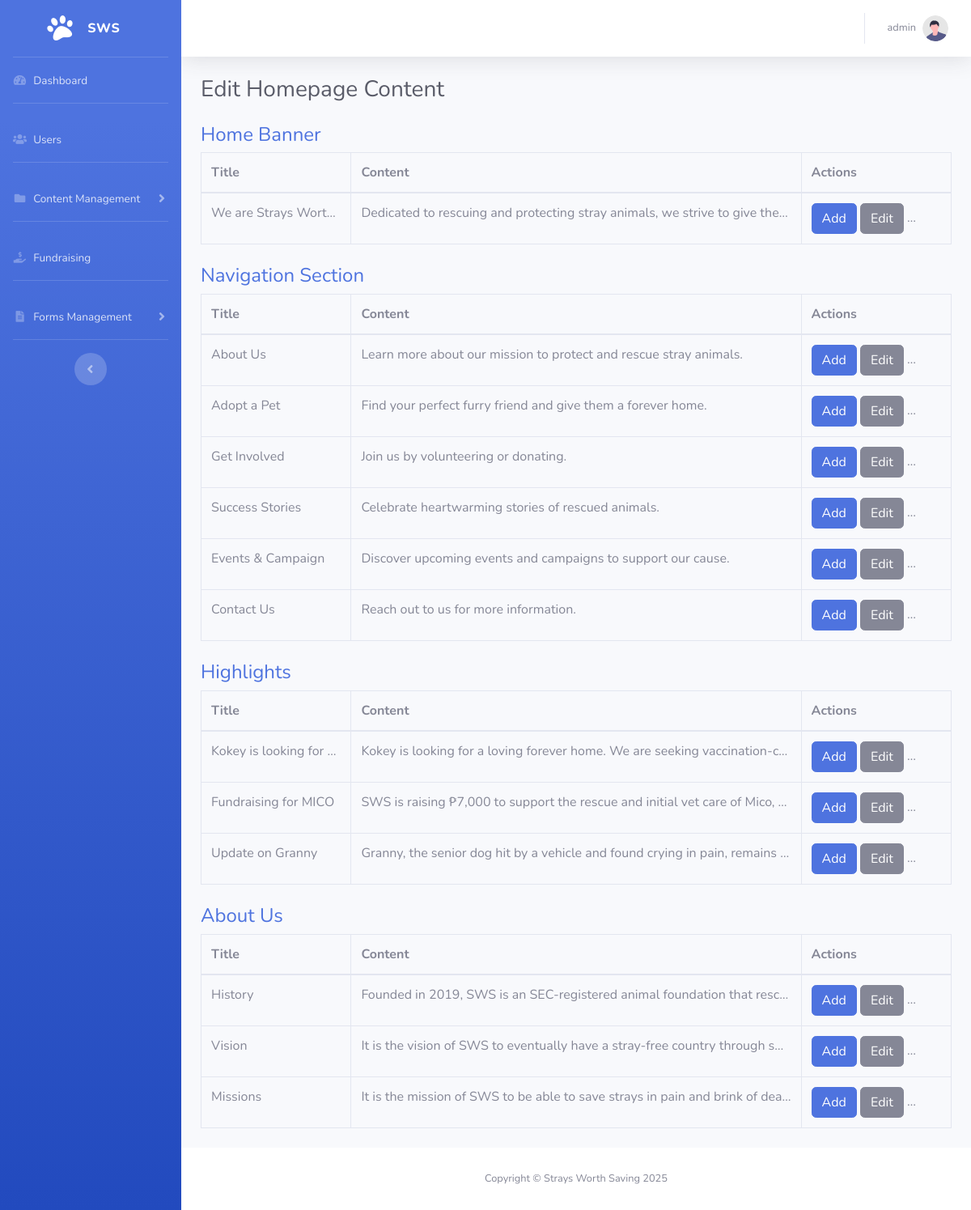
Screenshot of /admin/admin_homepage.php (signed in) with the database file from the repository.
### tables this page shows
CREATE TABLE `content_management` (
  `id` int(11) NOT NULL,
  `page` varchar(255) NOT NULL,
  `section` varchar(255) NOT NULL,
  `title` varchar(255) DEFAULT NULL,
  `content` text DEFAULT NULL,
  `image_path` varchar(255) DEFAULT NULL,
  `url` varchar(255) DEFAULT NULL
);

### admin/admin_homepage.php (the view, shortened to what this page needs)
<?php
include 'db.php';
$query = "SELECT * FROM content_management WHERE page='homepage'";
$result = $conn->query($query);
$content = [];
while ($row = $result->fetch_assoc()) {
    $section = $row['section'];
    if (!isset($content[$section])) {
        $content[$section] = [];
    }
    $content[$section][] = $row;
}
?>
<!DOCTYPE html>
<html lang="en">
<head>
    <link href="vendor/fontawesome-free/css/all.min.css" rel="stylesheet" type="text/css">
    <link href="css/sb-admin-2.min.css" rel="stylesheet">
</head>
<body id="page-top">
    <div id="wrapper">
        <?php include 'admin_sidebar.php'; ?>
        <div id="content-wrapper" class="d-flex flex-column">
            <div id="content">
                <?php include 'admin_topbar.php'; ?>
                <div class="container-fluid">
                    <h1 class="h3 mb-4 text-gray-800">Edit Homepage Content</h1>
                    <form method="POST" enctype="multipart/form-data">
                        <div class="my-4">
                            <h2 class="h4 text-primary">Home Banner</h2>
                            <table class="table table-fixed table-bordered">
                                <thead>
                                    <tr>
                                        <th class="title">Title</th>
                                        <th class="content">Content</th>
                                        <th class="actions">Actions</th>
                                    </tr>
                                </thead>
                                <tbody>
                                    <?php if (isset($content['home_banner'])): ?>
                                        <?php foreach ($content['home_banner'] as $item): ?>
                                            <tr>
                                                <td class="title"><?= htmlspecialchars($item['title']) ?></td>
                                                <td class="content"><?= htmlspecialchars($item['content']) ?></td>
                                                <td class="actions">
                                                    <button type="button" class="btn btn-primary" data-toggle="modal" data-target="#addModal">Add</button>
                                                    <button type="button" class="btn btn-secondary" data-toggle="modal" data-target="#editModal-<?= $item['id'] ?>">Edit</button>
                                                    <button type="button" class="btn btn-danger">Delete</button>
                                                </td>
                                            </tr>
                                        <?php endforeach; ?>
                                    <?php else: ?>
                                        <tr>
                                            <td colspan="3">No content available for Home Banner section.</td>
                                        </tr>
                                    <?php endif; ?>
                                </tbody>
                            </table>
                        </div>
                        <div class="my-4">
                            <h2 class="h4 text-primary">Navigation Section</h2>
                            <table class="table table-fixed table-bordered">
                                <thead>
                                    <tr>
                                        <th class="title">Title</th>
                                        <th class="content">Content</th>
                                        <th class="actions">Actions</th>
                                    </tr>
                                </thead>
                                <tbody>
                                    <?php if (isset($content['nav_section'])): ?>
                                        <?php foreach ($content['nav_section'] as $item): ?>
                                            <tr>
                                                <td class="title"><?= htmlspecialchars($item['title']) ?></td>
                                                <td class="content"><?= htmlspecialchars($item['content']) ?></td>
                                                <td class="actions">
                                                    <button type="button" class="btn btn-primary" data-toggle="modal" data-target="#addModal">Add</button>
                                                    <button type="button" class="btn btn-secondary" data-toggle="modal" data-target="#editModal-<?= $item['id'] ?>">Edit</button>
                                                    <button type="button" class="btn btn-danger">Delete</button>
                                                </td>
                                            </tr>
                                        <?php endforeach; ?>
                                    <?php else: ?>
                                        <tr>
                                            <td colspan="3">No content available for Navigation section.</td>
                                        </tr>
                                    <?php endif; ?>
                                </tbody>
                            </table>
                        </div>
                        <div class="my-4">
                            <h2 class="h4 text-primary">Highlights</h2>
                            <table class="table table-fixed table-bordered">
                                <thead>
                                    <tr>
                                        <th class="title">Title</th>
                                        <th class="content">Content</th>
                                        <th class="actions">Actions</th>
                                    </tr>
                                </thead>
                                <tbody>
                                    <?php if (isset($content['highlights'])): ?>
                                        <?php foreach ($content['highlights'] as $item): ?>
                                            <tr>
                                                <td class="title"><?= htmlspecialchars($item['title']) ?></td>
                                                <td class="content"><?= htmlspecialchars($item['content']) ?></td>
                                                <td class="actions">
                                                    <button type="button" class="btn btn-primary" data-toggle="modal" data-target="#addModal">Add</button>
                                                    <button type="button" class="btn btn-secondary" data-toggle="modal" data-target="#editModal-<?= $item['id'] ?>">Edit</button>
                                                    <button type="button" class="btn btn-danger">Delete</button>
                                                </td>
                                            </tr>
                                        <?php endforeach; ?>
                                    <?php else: ?>
                                        <tr>
                                            <td colspan="3">No content available for Highlights section.</td>
                                        </tr>
                                    <?php endif; ?>
                                </tbody>
                            </table>
                        </div>
                        <div class="my-4">
                            <h2 class="h4 text-primary">About Us</h2>
                            <table class="table table-fixed table-bordered">
                                <thead>
                                    <tr>
                                        <th class="title">Title</th>
                                        <th class="content">Content</th>
                                        <th class="actions">Actions</th>
                                    </tr>
                                </thead>
                                <tbody>
                                    <?php if (isset($content['about_us'])): ?>
                                        <?php foreach ($content['about_us'] as $item): ?>
                                            <tr>
                                                <td class="title"><?= htmlspecialchars($item['title']) ?></td>
                                                <td class="content"><?= htmlspecialchars($item['content']) ?></td>
                                                <td class="actions">
                                                    <button type="button" class="btn btn-primary" data-toggle="modal" data-target="#addModal">Add</button>
                                                    <button type="button" class="btn btn-secondary" data-toggle="modal" data-target="#editModal-<?= $item['id'] ?>">Edit</button>
                                                    <button type="button" class="btn btn-danger">Delete</button>
                                                </td>
                                            </tr>
                                        <?php endforeach; ?>
                                    <?php else: ?>
                                        <tr>
                                            <td colspan="3">No content available for About Us section.</td>
                                        </tr>
                                    <?php endif; ?>
                                </tbody>
                            </table>
                        </div>
                    </form>
                </div>
            </div>
            <footer class="sticky-footer bg-white">
                <div class="container my-auto">
                    <div class="copyright text-center my-auto">
                        <span>Copyright &copy; Strays Worth Saving 2025</span>
                    </div>
                </div>
            </footer>
        </div>
    </div>
</body>
</html>

### admin/admin_homepage.php (style rules this page uses)
.table-fixed { width: 100%; table-layout: fixed; }
.table-fixed th, .table-fixed td { overflow: hidden; text-overflow: ellipsis; white-space: nowrap; }
.table-fixed th.title, .table-fixed td.title { width: 20%; }
.table-fixed th.content, .table-fixed td.content { width: 60%; }
.table-fixed th.actions, .table-fixed td.actions { width: 20%; }

### rows the page displays
content_management: title "We are Strays Wort…", content "Dedicated to rescuing and protecting stray animals, we strive to give the…"
content_management: title "About Us", content "Learn more about our mission to protect and rescue stray animals."
content_management: title "Adopt a Pet", content "Find your perfect furry friend and give them a forever home."
content_management: title "Get Involved", content "Join us by volunteering or donating."
content_management: title "Success Stories", content "Celebrate heartwarming stories of rescued animals."
content_management: title "Events & Campaign", content "Discover upcoming events and campaigns to support our cause."
content_management: title "Contact Us", content "Reach out to us for more information."
content_management: title "Kokey is looking for…", content "Kokey is looking for a loving forever home. We are seeking vaccination-c…"
content_management: title "Fundraising for MICO", content "SWS is raising ₱7,000 to support the rescue and initial vet care of Mico,…"
content_management: title "Update on Granny", content "Granny, the senior dog hit by a vehicle and found crying in pain, remains…"
content_management: title "History", content "Founded in 2019, SWS is an SEC-registered animal foundation that resc…"
content_management: title "Vision", content "It is the vision of SWS to eventually have a stray-free country through sp…"
content_management: title "Missions", content "It is the mission of SWS to be able to save strays in pain and brink of dea…"

### other values shown
$_SESSION['username'] "admin"
